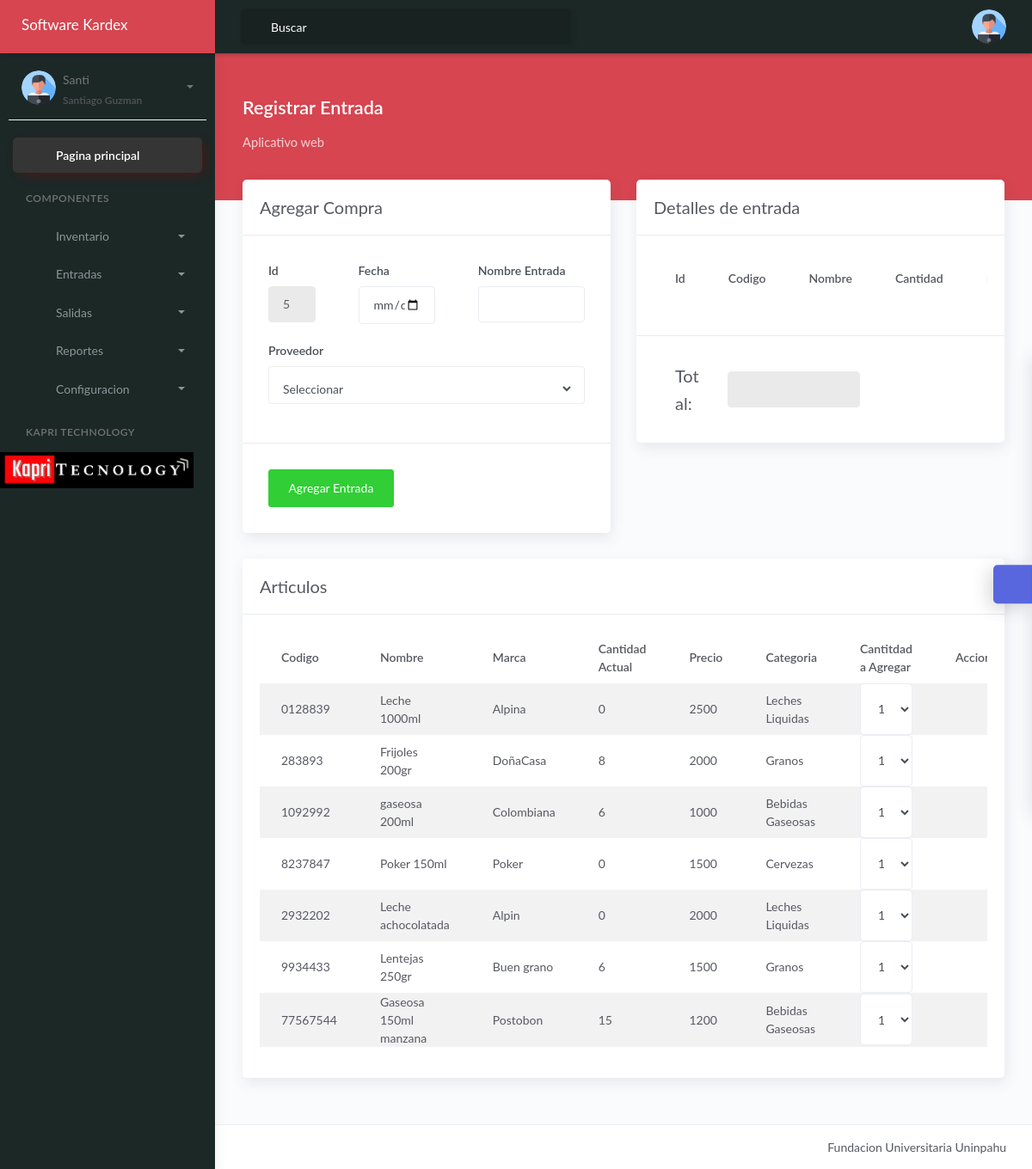
Page /Admin/SeccionAdmin/Paginas/AgregarEntrada.php (signed in) on the committed database.
### tables this page shows
CREATE TABLE `usuarios` (
  `Id_Usuario` int(11) NOT NULL,
  `Cedula` int(20) NOT NULL,
  `Nombre_Usuario` varchar(100) NOT NULL,
  `Nombre` varchar(100) NOT NULL,
  `Apellido` varchar(100) NOT NULL,
  `Correo` varchar(100) NOT NULL,
  `Contraseña` varchar(100) NOT NULL,
  `Estado` tinyint(4) NOT NULL
);

CREATE TABLE `entradas` (
  `Id_Entrada` int(11) NOT NULL,
  `Nombre` varchar(100) NOT NULL,
  `Id_Proveedor` int(11) NOT NULL,
  `Fecha` date NOT NULL,
  `ValorTotal` int(40) NOT NULL,
  `Estado` tinyint(1) NOT NULL DEFAULT 1,
  `Procesado` tinyint(1) NOT NULL DEFAULT 0
);

CREATE TABLE `articulos` (
  `Id_Articulo` int(11) NOT NULL,
  `Codigo` varchar(100) NOT NULL,
  `Id_Categoria` int(11) NOT NULL,
  `Nombre` varchar(100) NOT NULL,
  `Cantidad` int(11) NOT NULL,
  `Marca` varchar(100) NOT NULL,
  `PrecioCosto` int(50) NOT NULL,
  `PrecioVenta` int(50) NOT NULL,
  `StockIdeal` int(11) NOT NULL,
  `Estado` tinyint(1) NOT NULL
);

CREATE TABLE `categorias` (
  `IdCategoria` int(11) NOT NULL,
  `Nombre` varchar(100) NOT NULL,
  `Descripcion` text NOT NULL
);

### Admin/SeccionAdmin/Paginas/AgregarEntrada.php (the view, shortened to what this page needs)
<?php
	$objeto = new Conexion();
	$conexion =$objeto-> Conectar();
	if (isset($_SESSION['Id_Usuario'])) {
		$Id=$_SESSION['Id_Usuario'];
		$Sentencia = $conexion->prepare('select * from usuarios where Id_Usuario = ?;');
		$Sentencia ->execute([$Id]);
		$datos =  $Sentencia ->fetch(PDO::FETCH_ASSOC);
		$Sentencia = $conexion->prepare('SELECT Id_Articulo,Codigo,articulos.Nombre,Cantidad,Marca,PrecioCosto,PrecioVenta,StockIdeal,categorias.Nombre AS categoria FROM articulos
		LEFT JOIN categorias on Id_Categoria = categorias.IdCategoria');
		$Sentencia ->execute();
		$Productos =  $Sentencia ->fetchAll(PDO::FETCH_ASSOC);
		$Sentencia = $conexion->prepare('SELECT Id_Entrada FROM entradas ORDER by Id_Entrada DESC LIMIT 1');
		$Sentencia ->execute();
		$Id_Ultimo =  $Sentencia ->fetch(PDO::FETCH_ASSOC);
	}else {
		echo "Error en la variable";
	}
?>
<!DOCTYPE html>
<html lang="es">
<head>
	<link rel="stylesheet" href="../assets/css/bootstrap.min.css">
	<link rel="stylesheet" href="../assets/css/atlantis.min.css">
	<link rel="stylesheet" href="../assets/css/demo.css">
</head>
<body>
	<div class="wrapper">
		<div class="main-header">
			<div class="logo-header" data-background-color="blue">
				<a href="index.php" class="logo" style="color:white;">
					Software Kardex
				</a>
				<div class="nav-toggle">
					<button class="btn btn-toggle toggle-sidebar">
					</button>
				</div>
			</div>
			<nav class="navbar navbar-header navbar-expand-lg" data-background-color="blue2">
				<div class="container-fluid">
					<div class="collapse" id="search-nav">
						<form class="navbar-left navbar-form nav-search mr-md-3">
							<div class="input-group">
								<div class="input-group-prepend">
									<button type="submit" class="btn btn-search pr-1">
									</button>
								</div>
								<input type="text" placeholder="Buscar" class="form-control">
							</div>
						</form>
					</div>
					<ul class="navbar-nav topbar-nav ml-md-auto align-items-center">
						<li class="nav-item dropdown hidden-caret">
							<a class="dropdown-toggle profile-pic" data-toggle="dropdown" href="#"
								aria-expanded="false">
								<div class="avatar-sm">
									<img src="../assets/img/Perfil/perfil.png" alt="..."
										class="avatar-img rounded-circle">
								</div>
							</a>
						</li>
					</ul>
				</div>
		</div>
		<div class="sidebar sidebar-style-2">
			<div class="sidebar-wrapper scrollbar scrollbar-inner">
				<div class="sidebar-content">
					<div class="user">
						<div class="avatar-sm float-left mr-2">
							<img src="../assets/img/Perfil/perfil.png" alt="..." class="avatar-img rounded-circle">
						</div>
						<div class="info">
							<a data-toggle="collapse" href="#collapseExample" aria-expanded="true">
								<span>
									<?php echo $datos['Nombre_Usuario']?>
									<span
										class="user-level"><?php echo $datos['Nombre']." ".$datos['Apellido'];?></span>
									<span class="caret"></span>
								</span>
							</a>
						</div>
					</div>
					<?php  include "./../Modelosphp/MenuLateral.php" ?>
				</div>
			</div>
		</div>
		<div class="main-panel">
			<div class="content">
				<div class="panel-header bg-dark2">
					<div class="page-inner py-5">
						<div class="d-flex align-items-left align-items-md-center flex-column flex-md-row">
							<div>
								<h2 class="text-white pb-2 fw-bold">Registrar Entrada</h2>
								<h5 class="text-white op-7 mb-2">Aplicativo web</h5>
							</div>
						</div>
					</div>
				</div>
				<div class="page-inner mt--5">
					<div class="row">
						<div class="col-md-6">
							<div class="card">
								<div class="card-header">
									<div class="card-title">Agregar Compra</div>
								</div>
								<div class="card-body">
									<form action="" method="post" id="Form_Entrada">
										<div class="row">
											<div class="col-md-3 col-lg-3">
												<div class="form-group">
													<label for="email2">Id</label>
													<input type="text" disabled class="form-control" name="Id" value="<?php
													echo $Id_Ultimo['Id_Entrada']+1;
													?>">
												</div>
											</div>
											<div class="col-md-4 col-lg-4">
												<div class="form-group">
													<label for="email2">Fecha</label>
													<input type="date" class="form-control" name="Fecha" required>
												</div>
											</div>
											<div class="col-md-5 col-lg-5">
												<div class="form-group">
													<label for="email2">Nombre Entrada</label>
													<input type="text" class="form-control" name="Nombre" required>
												</div>
											</div>
										</div>
										<div class="row">
											<div class="col-md-6 col-lg-12">
												<div class="form-group">
													<label for="email2">Proveedor</label>
													<div class="form-group form-group-default">
														<select class="form-control input-border-bottom"
															id="selectFloatingLabel" name="Prov" required>
															<option selected>Seleccionar</option>
														</select>
													</div>
												</div>
											</div>
										</div>
								</div>
								<div class="card-action">
									<button type="submit" class="btn btn-success">Agregar Entrada</button>
								</div>
							</div>
						</div>
						<div class="col-md-6">
							<div class="card">
								<div class="card-header">
									<div class="card-title">Detalles de entrada</div>
								</div>
								<form action="" method="post">
								<div class="card-body">
									<table class="table table-striped table-inverse table-responsive" id="TablaAdds">
										<thead class="thead-inverse">
											<tr>
												<th>Id</th>
												<th>Codigo</th>
												<th>Nombre</th>
												<th>Cantidad</th>
												<th>PrecioUnidad</th>
											</tr>
											</thead>
									</table>
								</div>
								<div class="card-action">
									<div class="d-flex align-items-center">
										<div class="col-md-2 col-lg-2">
											<h6 class="card-title">Total:</h6>
										</div>
										<div class="col-md-6 col-lg-6">
											<input type="text" disabled class="form-control ml-auto" name="ValorTotal" id="ValorTotal" >
										</div>
									</div>
								</div>
								</form>
							</div>
						</div>
					</div>
					<div class="row">
						<div class="col-md-12">
							<div class="card">
								<div class="card-header">
									<div class="card-title">Articulos</div>
								</div>
								<form action="" method="post">
								<div class="card-body">
									<table class="table table-striped table-inverse table-responsive" id="TblProductos">
										<thead class="thead-inverse">
											<tr>
												<th>Codigo</th>
												<th>Nombre</th>
												<th>Marca</th>
												<th>Cantidad Actual</th>
												<th>Precio</th>
												<th>Categoria</th>
												<th>Cantitdad a Agregar</th>
												<th>Accion</th>
											</tr>
											</thead>
											<tbody>
											<?php foreach ($Productos as $Producto ) {?>
												<tr>
													<td>
													<?php echo $Producto['Codigo'] ?></td>
													<td><?php echo $Producto['Nombre'] ?></td>
													<td><?php echo $Producto['Marca'] ?></td>
													<td><?php echo $Producto['Cantidad'] ?></td>
													<td><?php echo $Producto['PrecioCosto'] ?></td>
													<td><?php echo $Producto['categoria'] ?></td>
													<td><select name="Cantidad" id="Cantidad" class="form-control">
														<?php for ($i=1; $i < 100 ; $i++) {
															echo "<option value=$i>$i</option>";
														}  ?>
													</select></td>
													<td></td>
												</tr>
											<?php }  ?>
											</tbody>
									</table>
								</div>
								</form>
							</div>
						</div>
					</div>
				</div>
			</div>
			<footer class="footer">
				<div class="container-fluid">
					<div class="copyright ml-auto">
						Fundacion Universitaria Uninpahu
					</div>
				</div>
			</footer>
		</div>
		<div class="custom-template">
			<div class="custom-toggle">
			</div>
		</div>
	</div>
</body>
</html>

### Admin/SeccionAdmin/assets/css/demo.css (style rules this page uses)
.custom-template { position: fixed; top: 50%; transform: translateY(-50%); right: -325px; width: 325px; height: max-content; display: block; z-index: 1; background: #ffffff; transition: all .3s; z-index: 1003; box-shadow: -1px 1px 20px rgba(69, 65, 78, 0.15); border-top-left-radius: 5px; border-bottom-left-radius: 5px; transition: all .5s; }
.custom-template .custom-toggle { position: absolute; width: 45px; height: 45px; background: rgb(88, 103, 221); top: 50%; left: -45px; transform: translateY(-50%); display: flex; align-items: center; justify-content: center; text-align: center; border-top-left-radius: 5px; border-bottom-left-radius: 5px; border-right: 1px solid #177dff; cursor: pointer; color: #ffffff; box-shadow: -5px 5px 20px rgba(69, 65, 78, 0.21); }

### rows in the picture
usuarios: Nombre_Usuario "Santi", Nombre "Santiago", Apellido "Guzman"
entradas: Id "5"
articulos: Codigo "0128839", Nombre "Leche 1000ml", Marca "Alpina", Cantidad "0", PrecioCosto "2500", Id_Categoria.Nombre "Leches Liquidas"
articulos: Codigo "283893", Nombre "Frijoles 200gr", Marca "DoñaCasa", Cantidad "8", PrecioCosto "2000", Id_Categoria.Nombre "Granos"
articulos: Codigo "1092992", Nombre "gaseosa 200ml", Marca "Colombiana", Cantidad "6", PrecioCosto "1000", Id_Categoria.Nombre "Bebidas Gaseosas"
articulos: Codigo "8237847", Nombre "Poker 150ml", Marca "Poker", Cantidad "0", PrecioCosto "1500", Id_Categoria.Nombre "Cervezas"
articulos: Codigo "2932202", Nombre "Leche achocolatada", Marca "Alpin", Cantidad "0", PrecioCosto "2000", Id_Categoria.Nombre "Leches Liquidas"
articulos: Codigo "9934433", Nombre "Lentejas 250gr", Marca "Buen grano", Cantidad "6", PrecioCosto "1500", Id_Categoria.Nombre "Granos"
articulos: Codigo "77567544", Nombre "Gaseosa 150ml manzana", Marca "Postobon", Cantidad "15", PrecioCosto "1200", Id_Categoria.Nombre "Bebidas Gaseosas"

### other values in the picture
form field Cantidad "1"
